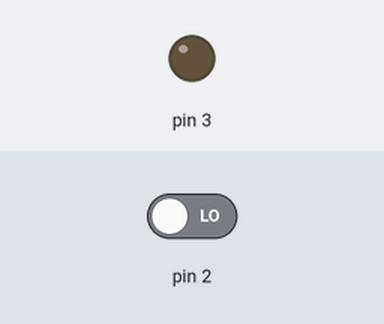
Bench run of a sketch on a simulated Arduino Uno, built with avr-gcc and run on an emulated ATmega328P. Shown: output pins drawn as LEDs (lit = HIGH). The inputs (shaded band) are chosen by the test bench; at power-on: pin 2 LOW.

Above: at 1.2 s.
1.3 s: pin 2 driven HIGH
At 2.3 s:
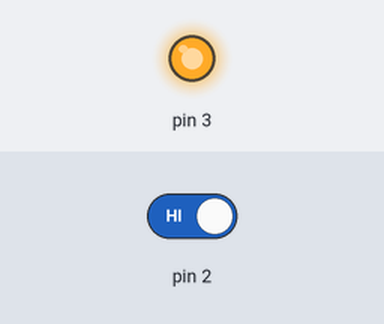
Timing chart, 0 to 4.3 s (numbered marks = the images above; inputs shaded):
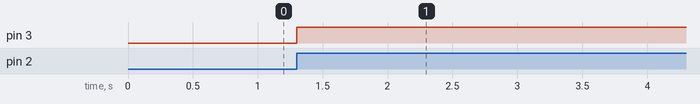

The sketch:

Question2.2-3.ino
```cpp
void setup () {
  pinMode (2, INPUT);
  pinMode (3, OUTPUT);
}

void loop () {
  if (digitalRead (2) == 1) {
    digitalWrite (3, HIGH);
  }
}
```

Measured:
- after the input at 1.3 s, pin 3: LOW → HIGH at once
